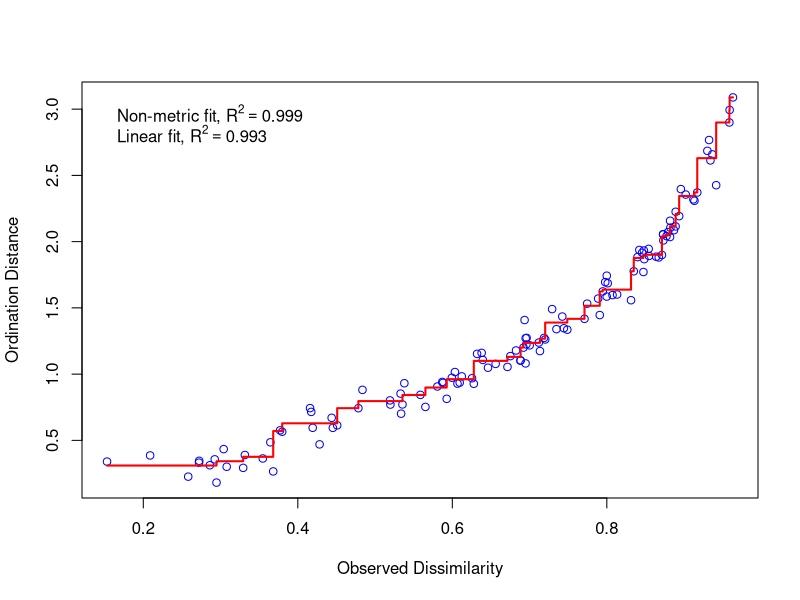
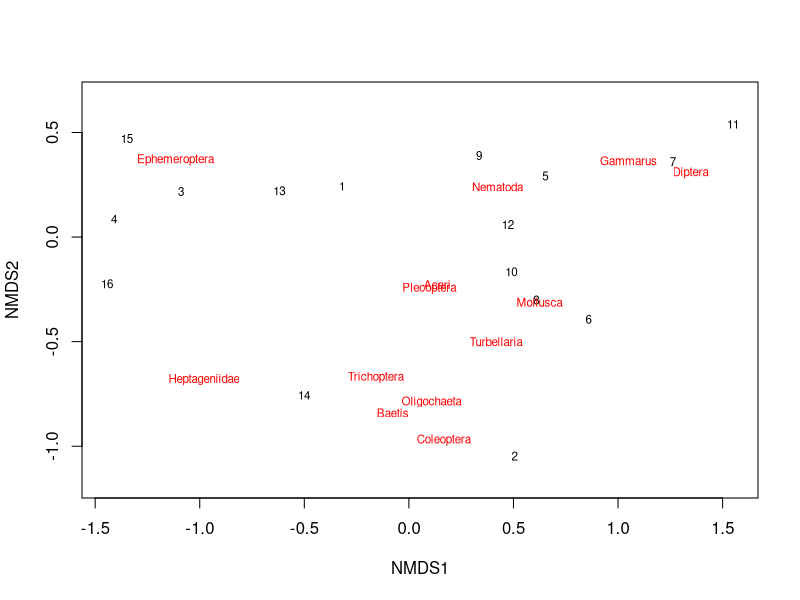
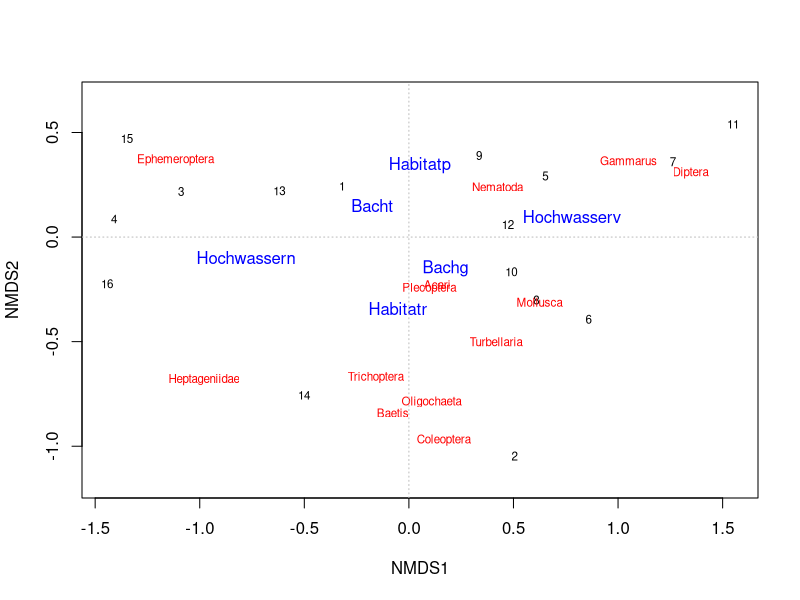
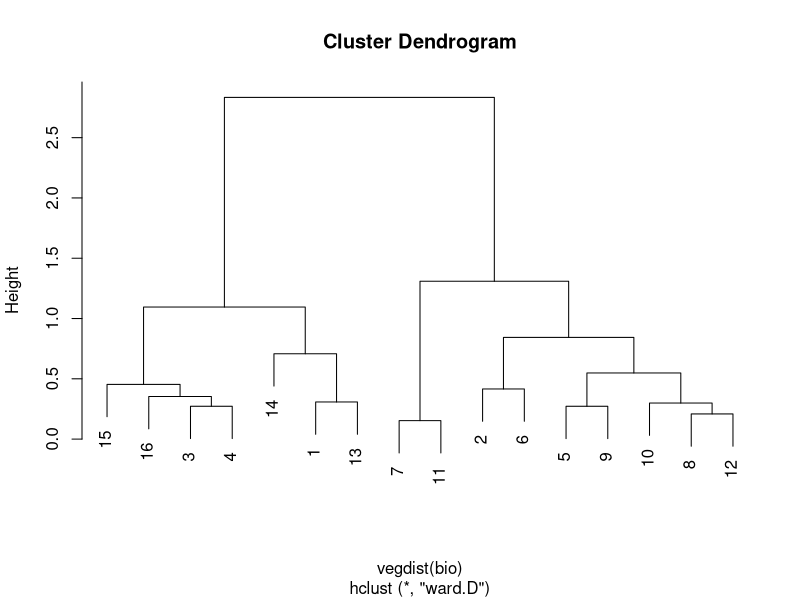
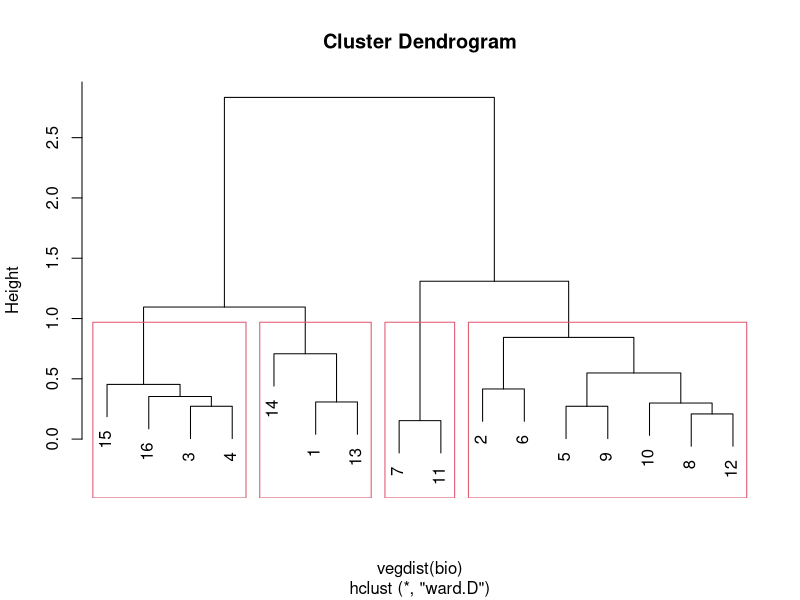
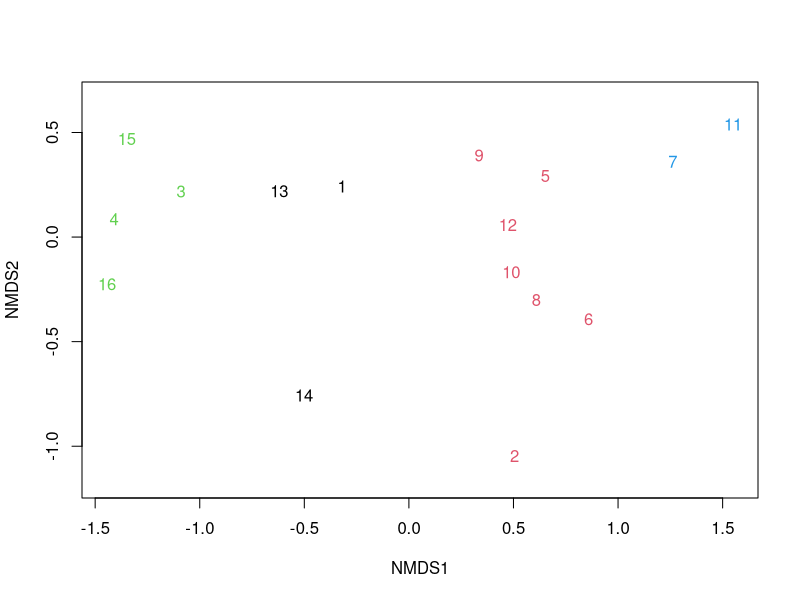
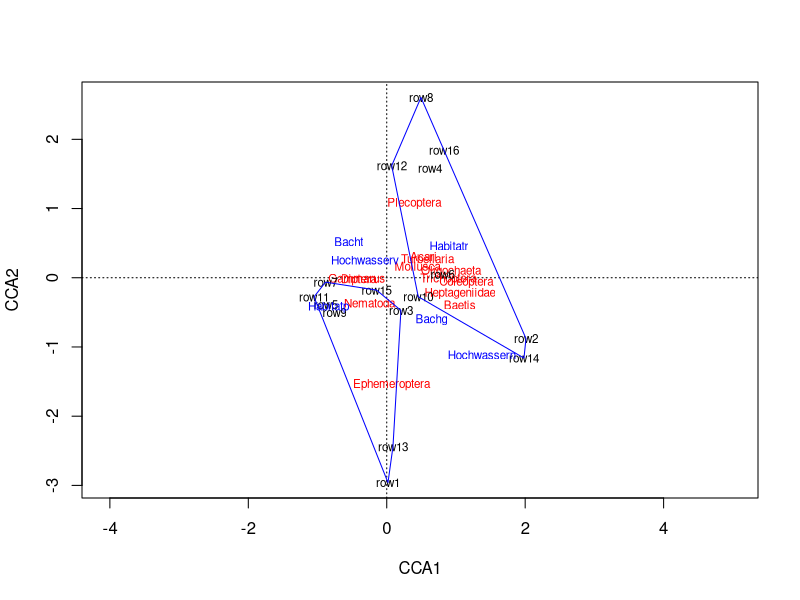
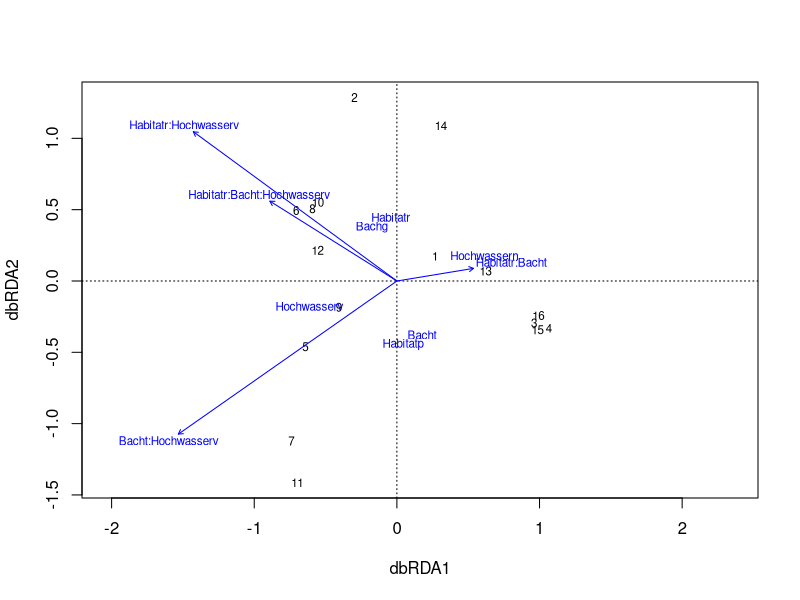

Write the R code that produced these figures, in order.
## ---- chunk 1
#knitr::opts_chunk$set(eval = TRUE, echo = TRUE)
knitr::opts_chunk$set(eval = FALSE, echo = TRUE)
## ---- chunk 2
library("dplyr")
library("vegan")
dat <- read.csv("gauernitz.csv")

## assign rownames to dataframe
row.names(dat) <- dat$site

## separate into two matrices, bio und env
env <- dat |> select(Habitat, Bach, Hochwasser)
bio <- dat |> select(Mollusca, Diptera, Baetis, Plecoptera, Coleoptera,
             Turbellaria, Heptageniidae, Ephemeroptera, Gammarus,
             Trichoptera, Acari, Nematoda, Oligochaeta)
## ---- chunk 3
mds <- metaMDS(bio, distance = "bray", autotransform = FALSE)
mds
stressplot(mds)
## ---- chunk 4
plot(mds, type = "t")
## ---- chunk 5
## Environmental fitting mit Permutations-Test
efit <- envfit(mds ~ Hochwasser + Bach + Habitat, env, permu = 999)
efit
## ---- chunk 6
plot(mds, type = "t")
plot(efit, add = TRUE)
abline(h=0, col="grey", lty="dotted")
abline(v=0, col="grey", lty="dotted")
## ---- chunk 7
hc <- hclust(vegdist(bio), method="ward.D")
plot(hc)
## ---- chunk 8
plot(hc)
rect.hclust(hc, 4)
## ---- chunk 9
grp <- cutree(hc, 4)  # assign observations to 4 groups
grp

plot(mds, type = "n")
text(mds$points, row.names(bio), col = grp)

## optional: show cluster tree
#ordicluster(mds, hc, col="blue")
## ---- chunk 10
cc <- cca(bio ~ Habitat + Bach + Hochwasser, data = env)
#cc <- cca(bio ~ ., data = env) # same. The . means all from env
cc # print Eigenvalues
plot(cc)
ordihull(cc, env$Habitat, col = "blue")   # or: ordispider, ordiellipse ...
## ---- chunk 11
## Resampling-ANOVAs of the CCA
anova(cc)
anova(cc, by = "terms") # most useful
anova(cc, by = "axis")

## Model selection to find the optimal model
step(cc)
## ---- chunk 12
dist <- vegdist(bio, method = "bray")

adonis2(dist ~ Hochwasser * Habitat * Bach, data=dat)

## Comparison with and without strata
adonis2(dist ~ Hochwasser * Bach, strata = env$Habitat, data=dat)
adonis2(dist ~ Hochwasser * Bach, data=dat)
## ---- chunk 13
## =========================================================================
## dbRDA, supports arbitrary dissimilarity measures
## =========================================================================

dbr <- dbrda(dist ~ Habitat * Bach * Hochwasser, data = env, distance="bray")
dbr
anova(dbr, by="terms", permutations=3999)
#summary(dbr)
plot(dbr)

## =========================================================================
## partial CCA: elimination of covariates
## =========================================================================
pcc <- cca(bio ~ Hochwasser + Bach + Condition(Habitat), data = env)
pcc
plot(pcc)


## =========================================================================
## partial dbRDA
## =========================================================================
dbrc <- dbrda(bio ~ Hochwasser + Bach + Condition(Habitat), 
              data = env, distance = "bray")
dbrc
plot(dbrc)
## ---- chunk 14
dbr  <- dbrda(bio ~ Hochwasser + Bach + Habitat, 
              data = env, distance="bray")
pdbr <- dbrda(bio ~ Hochwasser + Bach + Condition(Habitat), 
              data = env, distance="bray")

proc <- procrustes(dbr, pdbr)
plot(proc, type = "t")
protest(dbr, pdbr)
